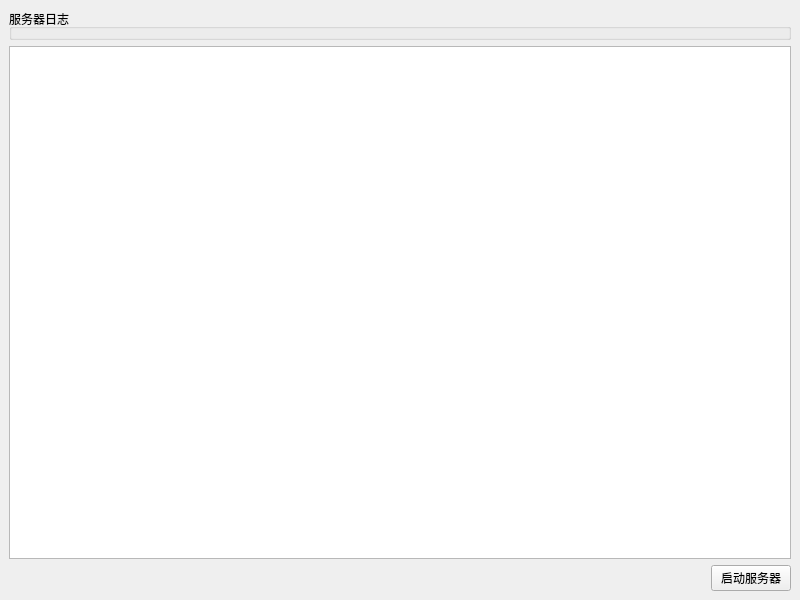
<?xml version="1.0" encoding="UTF-8"?>
<ui version="4.0">
 <class>MainWindow</class>
 <widget class="QMainWindow" name="MainWindow">
  <property name="geometry">
   <rect>
    <x>0</x>
    <y>0</y>
    <width>800</width>
    <height>600</height>
   </rect>
  </property>
  <property name="windowTitle">
   <string>MainWindow</string>
  </property>
  <widget class="QWidget" name="centralwidget">
   <layout class="QGridLayout" name="gridLayout">
    <item row="0" column="0">
     <layout class="QVBoxLayout" name="verticalLayout">
      <item>
       <widget class="QGroupBox" name="groupBox">
        <property name="title">
         <string>服务器日志</string>
        </property>
       </widget>
      </item>
      <item>
       <widget class="QPlainTextEdit" name="logMessage"/>
      </item>
     </layout>
    </item>
    <item row="1" column="0">
     <layout class="QHBoxLayout" name="horizontalLayout">
      <item>
       <spacer name="horizontalSpacer">
        <property name="orientation">
         <enum>Qt::Orientation::Horizontal</enum>
        </property>
        <property name="sizeHint" stdset="0">
         <size>
          <width>40</width>
          <height>20</height>
         </size>
        </property>
       </spacer>
      </item>
      <item>
       <widget class="QPushButton" name="startOrStopButton">
        <property name="text">
         <string>启动服务器</string>
        </property>
       </widget>
      </item>
     </layout>
    </item>
   </layout>
  </widget>
 </widget>
 <resources/>
 <connections/>
</ui>
